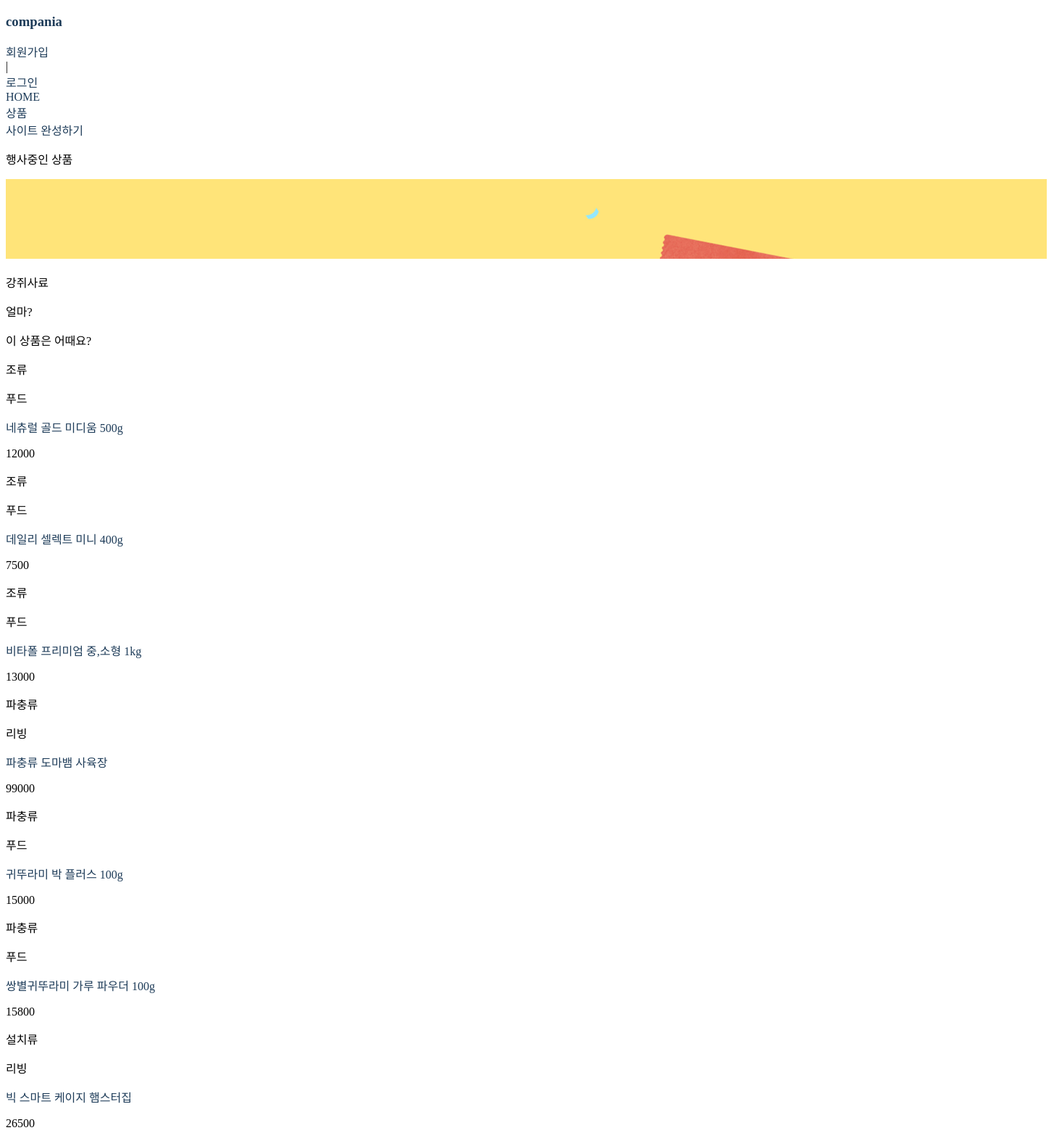
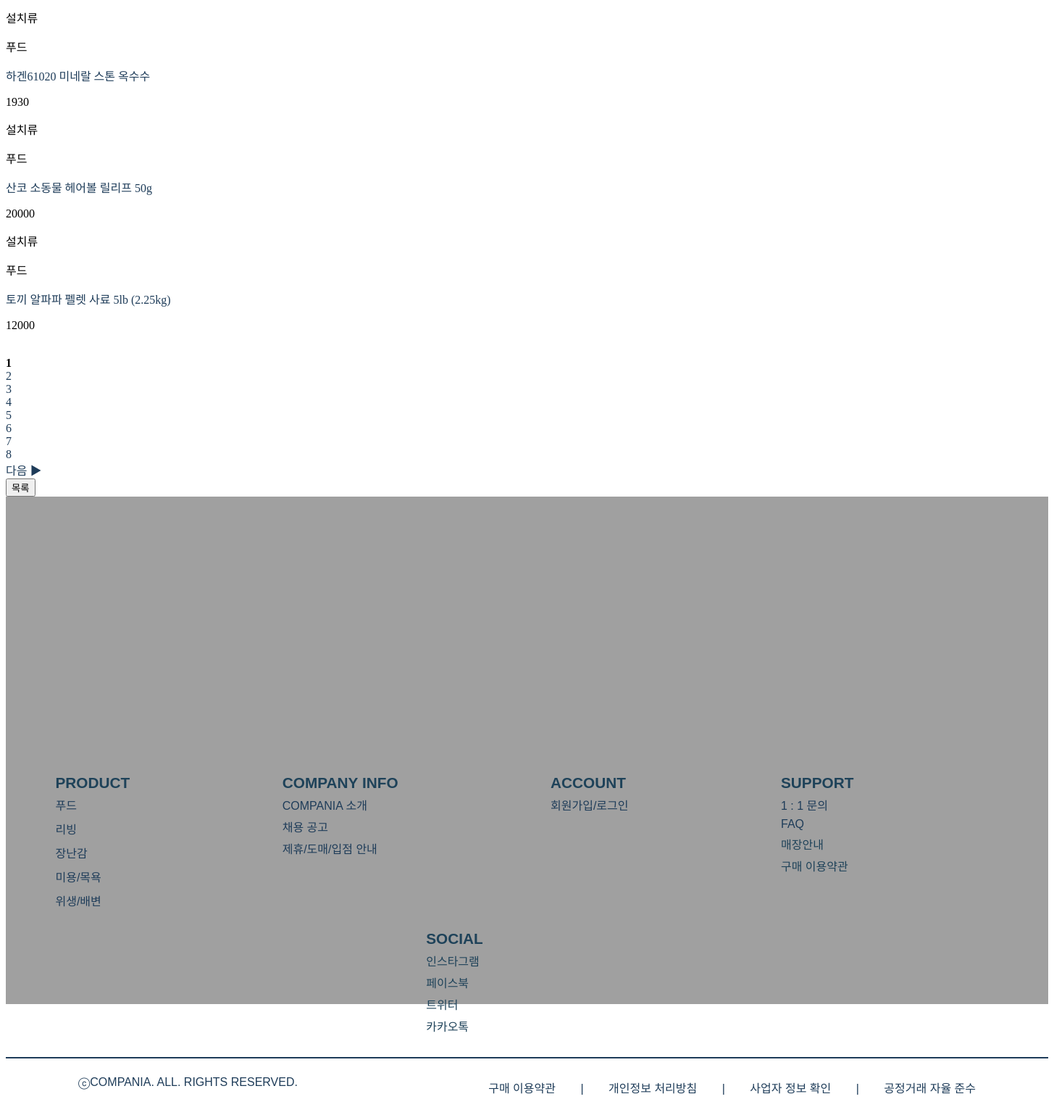
/php/index.php, run on the app's committed database (2 pictures, top to bottom).
### tables this page shows
CREATE TABLE `product` (
  `num` int(11) NOT NULL,
  `name` char(50) NOT NULL,
  `price` int(11) NOT NULL,
  `dis_price` int(11) DEFAULT NULL,
  `sum_introduce` char(150) NOT NULL,
  `brand` char(100) DEFAULT NULL,
  `recommended_time` char(100) DEFAULT NULL,
  `link` char(255) DEFAULT NULL,
  `event` char(50) DEFAULT NULL,
  `animal` char(20) DEFAULT NULL,
  `category` char(20) DEFAULT NULL,
  `category_f` char(20) DEFAULT NULL,
  `introduce` char(255) DEFAULT NULL,
  `information` char(255) DEFAULT NULL,
  `component_a` char(20) DEFAULT NULL,
  `component_b` char(20) DEFAULT NULL,
  `component_c` char(20) DEFAULT NULL,
  `component_d` char(20) DEFAULT NULL,
  `component_e` char(20) DEFAULT NULL,
  `component_f` char(20) DEFAULT NULL,
  `component_g` char(20) DEFAULT NULL,
  `daily_recommend` char(80) DEFAULT NULL,
  `way` char(255) DEFAULT NULL,
  `precautions` char(255) DEFAULT NULL,
  `regist_day` char(20) NOT NULL,
  `hit` int(11) NOT NULL,
  `file_name` char(40) DEFAULT NULL,
  `file_type` char(40) DEFAULT NULL,
  `file_copied` char(40) DEFAULT NULL
);

### php/product_list.php (the view, shortened to what this page needs)
<!DOCTYPE html>
<html>
<head>
</head>
<body>
<section>
   	<div id="product_box">
	   <div id="product">
                <div class="pro-line">
                    <p class="pro-line_name">행사중인 상품</p>
                </div>
                <div id="product-banner">
                    <img class="banner_pro1" src="images/banner_pro1.png">
                </div>
                <div class="pro-line_back">
                    <div class="pro1">
                        <p class="pro_name">강쥐사료</p>
                        <p class="pro_price">얼마?</p>
                    </div>
                </div>
                                <div class="pro-line">
                    <p class="pro-line_name">이 상품은 어때요?</p>
                </div>
            </div>
<?php
	if (isset($_GET["page"]))
		$page = $_GET["page"];
	else
		$page = 1;
	$con = mysqli_connect("localhost", "user2", "12345", "compania");
	$sql = "select * from product order by num desc";
	$result = mysqli_query($con, $sql);
	$total_record = mysqli_num_rows($result);
	$scale = 10;
	if ($total_record % $scale == 0)
		$total_page = floor($total_record/$scale);
	else
		$total_page = floor($total_record/$scale) + 1;
	$start = ($page - 1) * $scale;
   for ($i=$start; $i<$start+$scale && $i < $total_record; $i++)
   {
      mysqli_data_seek($result, $i);
      $row = mysqli_fetch_array($result);
      $num         = $row["num"];
	  $animal      = $row["animal"];
	  $category    = $row["category"];
	  $name        = $row["name"];
      $price       = $row["price"];
?>
				<li>
					<p class="pro_animal"><?=$animal?></p>
					<p class="pro_category"><?=$category?></p>
                    <span class="pro_name"><a href="product_view.php?num=<?=$num?>&page=<?=$page?>"><?=$name?></a></span>
					<p class="pro_price"><?=$price?></p>
				</li>
<?php
   }
?>
			<ul id="page_num">
<?php
	if ($total_page>=2 && $page >= 2)
	{
		$new_page = $page-1;
		echo "<li><a href='product_list.php?page=$new_page'>◀ 이전</a> </li>";
	}
	else
		echo "<li>&nbsp;</li>";
   	for ($i=1; $i<=$total_page; $i++)
   	{
		if ($page == $i)
		{
			echo "<li><b> $i </b></li>";
		}
		else
		{
			echo "<li><a href='product_list.php?page=$i'> $i </a><li>";
		}
   	}
   	if ($total_page>=2 && $page != $total_page)
   	{
		$new_page = $page+1;
		echo "<li> <a href='product_list.php?page=$new_page'>다음 ▶</a> </li>";
	}
	else
		echo "<li>&nbsp;</li>";
?>
			</ul>
			<ul class="buttons">
				<li><button onclick="location.href='product_list.php'">목록</button></li>
			</ul>
	</div>
</section>
<footer>
</footer>
</body>
</html>

### css/footer-web.css (style rules this page uses)
@media all and (min-width:1024px) and (max-width:2048px) { ul, li { list-style-type:none; margin:0; padding:0; } }
@media all and (min-width:1024px) and (max-width:2048px) { a { text-decoration:none; } }
@media all and (min-width:1024px) and (max-width:2048px) { footer { font-family:'Noto Sans KR', sans-serif; background-color:rgba(160,160,160); height:320px; text-align:center; padding-top:20px; } }

### footer.php (style rules this page uses)
a { color:rgba(30,60,89); text-decoration:none; }

### data on the page
product: animal "조류", category "푸드", name "네츄럴 골드 미디움 500g", price "12000"
product: animal "조류", category "푸드", name "데일리 셀렉트 미니 400g", price "7500"
product: animal "조류", category "푸드", name "비타폴 프리미엄 중,소형 1kg", price "13000"
product: animal "파충류", category "리빙", name "파충류 도마뱀 사육장", price "99000"
product: animal "파충류", category "푸드", name "귀뚜라미 박 플러스 100g", price "15000"
product: animal "파충류", category "푸드", name "쌍별귀뚜라미 가루 파우더 100g", price "15800"
product: animal "설치류", category "리빙", name "빅 스마트 케이지 햄스터집", price "26500"
product: animal "설치류", category "푸드", name "하겐61020 미네랄 스톤 옥수수", price "1930"
product: animal "설치류", category "푸드", name "산코 소동물 헤어볼 릴리프 50g", price "20000"
product: animal "설치류", category "푸드", name "토끼 알파파 펠렛 사료 5lb (2.25kg)", price "12000"
